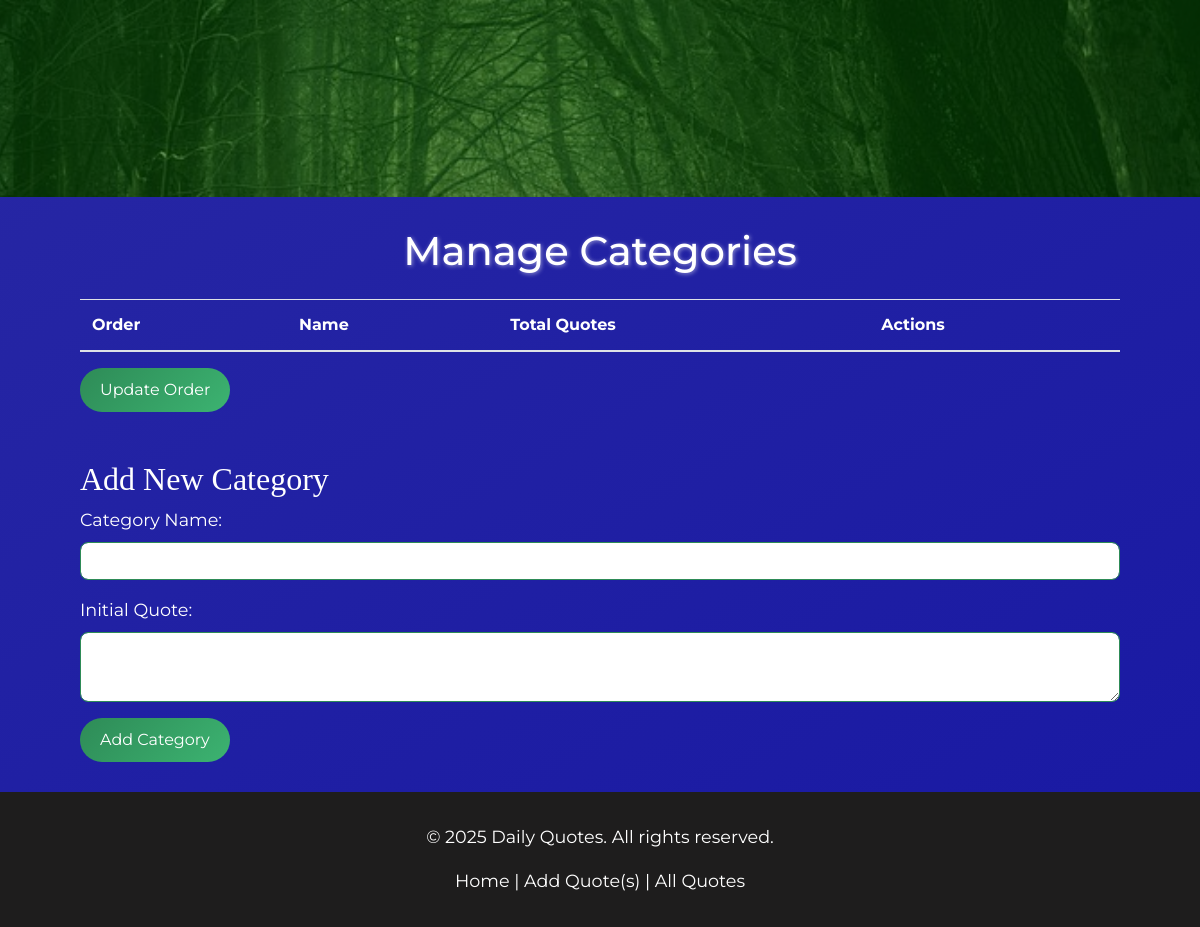
/categories (lower part), run on an earlier commit of the app's database.
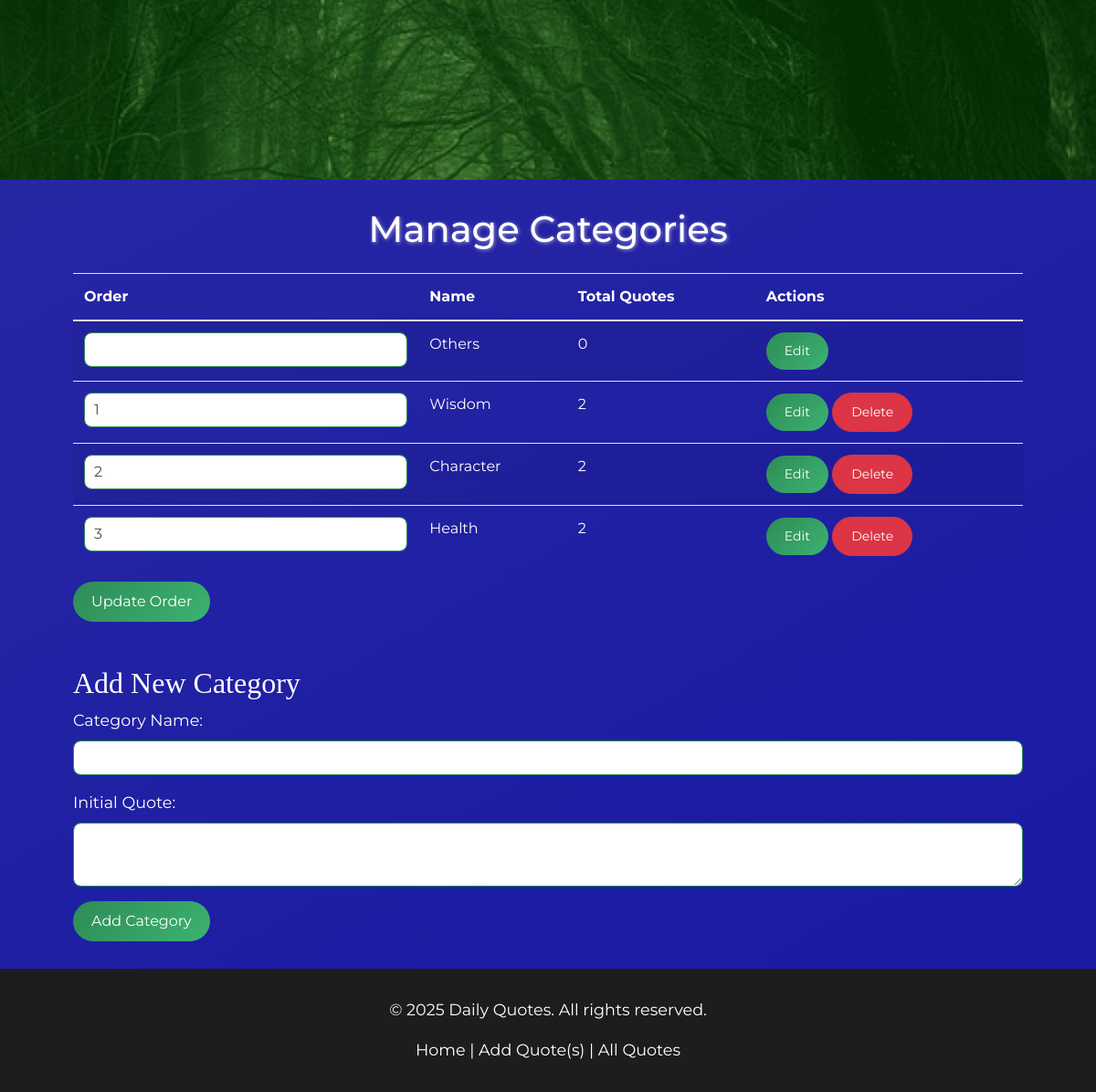
And on a later commit of the database.
### tables this page shows
CREATE TABLE categories (
            id INTEGER PRIMARY KEY AUTOINCREMENT,
            name TEXT NOT NULL UNIQUE,
            "order" INTEGER
        );

### routes/categories.py (the view)
@categories_bp.route('/categories', methods=['GET', 'POST'])
def manage_categories():
    conn = get_db_connection()
    if request.method == 'POST':
        if 'update_order' in request.form:
            orders = request.form.getlist('order')
            ids = request.form.getlist('id')
            for category_id, order_val in zip(ids, orders):
                conn.execute('UPDATE categories SET "order" = ? WHERE id = ?', (int(order_val), int(category_id)))
            conn.commit()
            flash('Category order updated successfully!', 'success')
            conn.close()
            return redirect(url_for('categories.manage_categories'))
        elif 'add_category' in request.form:
            category_name = request.form.get('category_name', '').strip()
            quote_text = request.form.get('quote_text', '').strip()
            if category_name and quote_text:
                try:
                    max_order = conn.execute('SELECT MAX("order") FROM categories').fetchone()[0]
                    if max_order is None:
                        max_order = 0
                    next_order = max_order + 1
                    conn.execute('INSERT INTO categories (name, "order") VALUES (?, ?)', (category_name, next_order))
                    conn.execute('INSERT INTO quotes (text, category) VALUES (?, ?)', (quote_text, category_name))
                    conn.commit()
                    flash('Category and quote added successfully!', 'success')
                except sqlite3.IntegrityError:
                    flash('Category already exists.', 'danger')
                conn.close()
                return redirect(url_for('categories.manage_categories'))
            else:
                flash('Please enter both a category name and an initial quote.', 'danger')
                conn.close()
                return redirect(url_for('categories.manage_categories'))
    else:
        categories = conn.execute('SELECT * FROM categories ORDER BY "order" ASC').fetchall()
        conn.close()
        return render_template('categories.html', categories=categories)

### __init__.py (called while the page is built)
def create_app():
    app = Flask(__name__)
    app.secret_key = secrets.token_hex(32)
    init_db()
    from routes.quotes import quotes_bp
    from routes.categories import categories_bp
    app.register_blueprint(quotes_bp)
    app.register_blueprint(categories_bp)
    @app.context_processor
    def inject_current_year():
        from datetime import datetime
        return {'current_year': datetime.utcnow().year}
    return app

### models.py (called while the page is built)
def get_db_connection():
    conn = sqlite3.connect('quotes.db')
    conn.row_factory = sqlite3.Row
    return conn

### routes/quotes.py (called while the page is built)
@quotes_bp.app_template_global()
def get_quote_count(category_name):
    conn = get_db_connection()
    count = conn.execute('SELECT COUNT(*) FROM quotes WHERE category = ?', (category_name,)).fetchone()[0]
    conn.close()
    return count

### templates/categories.html (shortened to what this page needs)
{% extends 'base.html' %}
{% block content %}
<div class="container">
    <h1 class="my-4 text-center">Manage Categories</h1>
    <form method="POST">
        <table class="table table-striped text-white">
            <thead>
                <tr>
                    <th>Order</th>
                    <th>Name</th>
                    <th>Total Quotes</th>
                    <th>Actions</th>
                </tr>
            </thead>
            <tbody>
                {% for category in categories %}
                <tr>
                    <td>
                        <input type="number" name="order" value="{{ category['order'] }}" min="1" required class="form-control">
                    </td>
                    <td>{{ category['name'] }}</td>
                    <td>{{ get_quote_count(category['name']) }}</td>
                    <td>
                        <a href="{{ url_for('categories.edit_category', id=category['id']) }}" class="btn btn-sm btn-primary">Edit</a>
                        {% if category['name'] != 'Others' %}
                        <a href="{{ url_for('categories.delete_category', id=category['id']) }}" class="btn btn-sm btn-danger">Delete</a>
                        {% endif %}
                    </td>
                </tr>
                {% endfor %}
            </tbody>
        </table>
        <button type="submit" name="update_order" class="btn btn-success mb-5">Update Order</button>
    </form>
    <h2>Add New Category</h2>
    <form method="post" action="{{ url_for('categories.manage_categories') }}">
        <div class="form-group">
            <label for="category_name">Category Name:</label>
            <input type="text" name="category_name" id="category_name" class="form-control" required>
        </div>
        <div class="form-group">
            <label for="quote_text">Initial Quote:</label>
            <textarea name="quote_text" id="quote_text" class="form-control" required></textarea>
        </div>
        <button type="submit" name="add_category" class="btn btn-primary">Add Category</button>
    </form>
</div>
{% endblock %}

What changed in the data, as far as the page shows it:
added categories: name "Others", name "0"
added categories: order "1", name "Wisdom", name "2"
added categories: order "2", name "Character", name "2"
added categories: order "3", name "Health", name "2"
